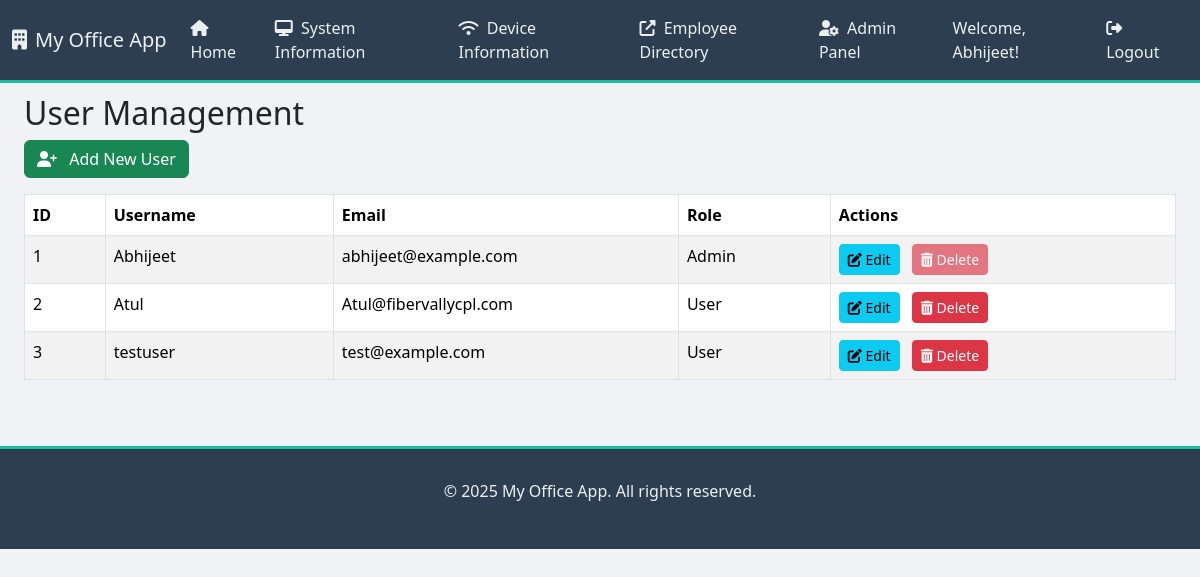
Before: /admin/users (signed in) with the older database file.
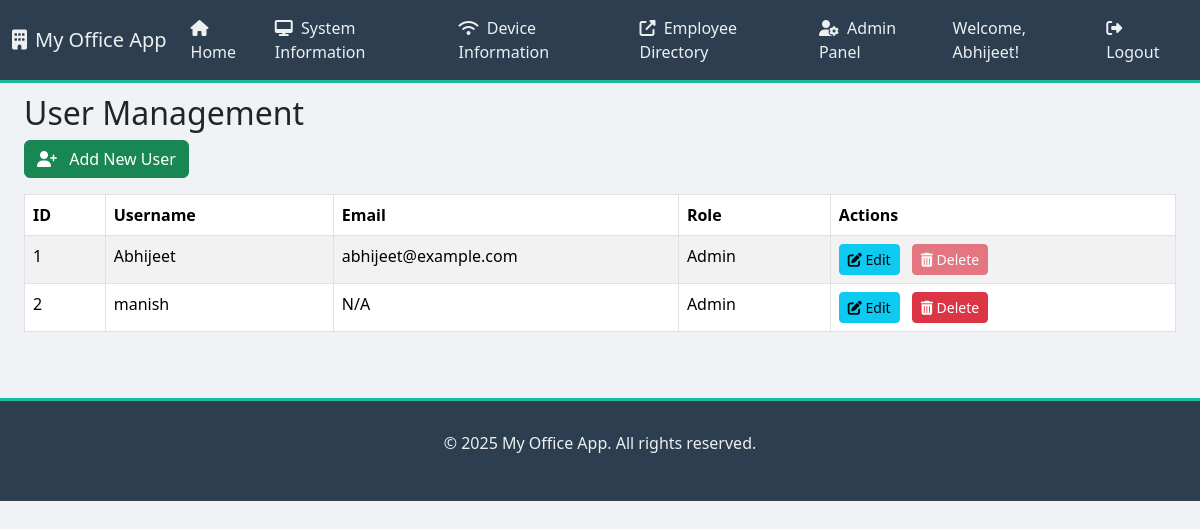
After: the same page with the newer database file.
### app.py (models this page shows, shortened)
class User(UserMixin, db.Model):
    id = db.Column(db.Integer, primary_key=True)
    username = db.Column(db.String(80), unique=True, nullable=False)
    email = db.Column(db.String(120), unique=True, nullable=True) # Added email for future password reset
    password_hash = db.Column(db.String(128))
    role = db.Column(db.String(80), default='user') # 'user' or 'admin'

### app.py (the view)
@app.route('/admin/users')
@login_required
@admin_required
def admin_users():
    users = User.query.all()
    return render_template('admin_users.html', users=users)

### app.py (called while the page is built)
@app.context_processor
def inject_datetime():
    return {'datetime': datetime}

@login_manager.user_loader
def load_user(user_id):
    return User.query.get(int(user_id))

def admin_required(f):
    @wraps(f)
    def decorated_function(*args, **kwargs):
        if not current_user.is_authenticated or current_user.role != 'admin':
            flash('You do not have administrative access to view this page.', 'danger')
            return redirect(url_for('index')) # Redirect to home if not admin
        return f(*args, **kwargs)
    return decorated_function

### templates/admin_users.html (shortened to what this page needs)
{% extends "base.html" %}
{% block content %}
    <div class="container-fluid mt-4">
        <h2>User Management</h2>
        <a href="{{ url_for('add_user') }}" class="btn btn-success mb-3"><i class="fas fa-user-plus me-2"></i> Add New User</a>
        {% if users %}
            <div class="table-responsive">
                <table class="table table-striped table-hover table-bordered">
                    <thead>
                        <tr>
                            <th>ID</th>
                            <th>Username</th>
                            <th>Email</th>
                            <th>Role</th>
                            <th>Actions</th>
                        </tr>
                    </thead>
                    <tbody>
                        {% for user in users %}
                        <tr>
                            <td>{{ user.id }}</td>
                            <td>{{ user.username }}</td>
                            <td>{{ user.email if user.email else 'N/A' }}</td>
                            <td>{{ user.role.capitalize() }}</td>
                            <td>
                                <a href="{{ url_for('edit_user', id=user.id) }}" class="btn btn-sm btn-info me-2"><i class="fas fa-edit"></i> Edit</a>
                                <form action="{{ url_for('delete_user', id=user.id) }}" method="POST" style="display:inline;" onsubmit="return confirm('Are you sure you want to delete user {{ user.username }}? This action cannot be undone.');">
                                    <button type="submit" class="btn btn-sm btn-danger" {% if user.id == current_user.id or (user.username == 'Abhijeet' and user.id == 1) %}disabled{% endif %}>
                                        <i class="fas fa-trash-alt"></i> Delete
                                    </button>
                                </form>
                            </td>
                        </tr>
                        {% endfor %}
                    </tbody>
                </table>
            </div>
        {% else %}
            <p>No users found. Add some!</p>
        {% endif %}
    </div>
{% endblock %}

### templates/base.html (shortened to what this page needs)
<!DOCTYPE html>
<html lang="en">
<head>
    <link href="https://cdn.jsdelivr.net/npm/bootstrap@5.3.3/dist/css/bootstrap.min.css" rel="stylesheet">
    <link rel="stylesheet" href="https://cdnjs.cloudflare.com/ajax/libs/font-awesome/6.5.2/css/all.min.css" />
    <link rel="stylesheet" href="https://cdnjs.cloudflare.com/ajax/libs/animate.css/4.1.1/animate.min.css"/>
</head>
<body>
    <nav class="navbar navbar-expand-lg navbar-dark fixed-top">
        <div class="container-fluid">
            <a class="navbar-brand" href="{{ url_for('index') }}">
                <i class="fas fa-building me-2"></i>My Office App
            </a>
            <div class="collapse navbar-collapse" id="navbarNav">
                <ul class="navbar-nav me-auto mb-2 mb-lg-0">
                    <li class="nav-item">
                        <a class="nav-link" aria-current="page" href="{{ url_for('index') }}">
                            <i class="fas fa-home me-1"></i> Home
                        </a>
                    </li>
                    <li class="nav-item">
                        <a class="nav-link" href="{{ url_for('system_info_list') }}">
                            <i class="fas fa-desktop me-1"></i> System Information
                        </a>
                    </li>
                    <li class="nav-item">
                        <a class="nav-link" href="{{ url_for('router_info_list') }}">
                            <i class="fas fa-wifi me-1"></i> Device Information
                        </a>
                    </li>
                    <li class="nav-item">
                        <a class="nav-link" href="http://172.16.16.191:5002" target="_blank">
                            <i class="fas fa-external-link-alt me-1"></i> Employee Directory
                        </a>
                    </li>
                    {% if current_user.is_authenticated and current_user.role == 'admin' %}
                    <li class="nav-item">
                        <a class="nav-link" href="{{ url_for('admin_users') }}"><i class="fas fa-user-cog me-1"></i> Admin Panel</a>
                    </li>
                    {% endif %}
                </ul>
                <ul class="navbar-nav ms-auto">
                    {% if current_user.is_authenticated %}
                    <li class="nav-item">
                        <span class="nav-link text-white">Welcome, {{ current_user.username }}!</span>
                    </li>
                    <li class="nav-item">
                        <a class="nav-link" href="{{ url_for('logout') }}"><i class="fas fa-sign-out-alt me-1"></i> Logout</a>
                    </li>
                    {% else %}
                    <li class="nav-item">
                        <a class="nav-link" href="{{ url_for('login') }}"><i class="fas fa-sign-in-alt me-1"></i> Login</a>
                    </li>
                    {% endif %}
                </ul>
            </div>
        </div>
    </nav>
    <div id="flash-messages-container">
    </div>
    <div class="container-fluid mt-4">
        {% block content %}{% endblock %}
    </div>
    <footer class="footer">
        <div class="container">
            <p>&copy; {{ datetime.now().year }} My Office App. All rights reserved.</p>
        </div>
    </footer>
</body>
</html>

### templates/base.html (style rules this page uses)
body { font-family: 'Segoe UI', Tahoma, Geneva, Verdana, sans-serif; background-color: #f0f2f5; overflow-x: hidden; padding-top: 70px; }
.navbar { background-color: #2c3e50 !important; border-bottom: 3px solid #1abc9c; }
.navbar-brand, .nav-link { color: #ecf0f1 !important; font-weight: 500; }
.footer { background-color: #2c3e50; color: #ecf0f1; padding: 30px 0; text-align: center; margin-top: 50px; border-top: 3px solid #1abc9c; }
.table-responsive { max-height: 70vh; overflow-y: auto; }
th { position: sticky; top: 0; background: #f8f9fa; z-index: 10; white-space: nowrap; }
td { white-space: nowrap; overflow: hidden; text-overflow: ellipsis; max-width: 150px; }
#flash-messages-container { position: fixed; top: 70px; left: 0; right: 0; z-index: 1050; padding: 10px 15px; pointer-events: none; display: flex; justify-content: center; }

Changed rows visible on the page:
removed User: id "3", username "testuser", email "test@example.com", role "User"
changed User id 2: username "Atul" → "manish"; email "Atul@fibervallycpl.com" → "N/A"; role "User" → "Admin"
